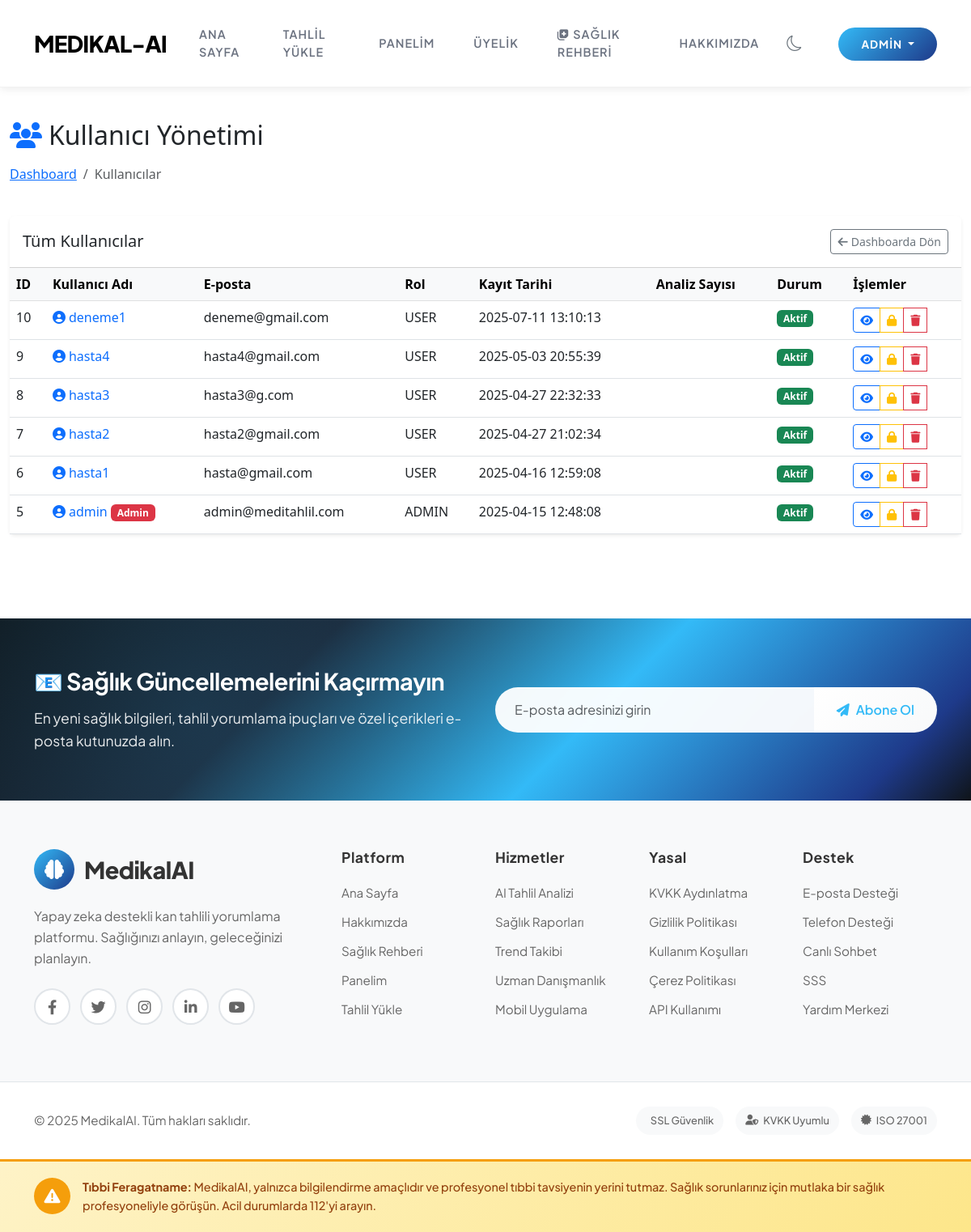
Page /admin/users (signed in) on the committed database.
### tables this page shows
CREATE TABLE users (
        id INTEGER PRIMARY KEY AUTOINCREMENT,
        username TEXT UNIQUE NOT NULL,
        password TEXT NOT NULL,
        email TEXT UNIQUE NOT NULL,
        created_at TIMESTAMP DEFAULT CURRENT_TIMESTAMP
    , role TEXT DEFAULT 'user', is_active BOOLEAN DEFAULT 1, login_count INTEGER DEFAULT 0, subscription_plan TEXT DEFAULT 'free', stripe_customer_id TEXT, subscription_status TEXT DEFAULT 'active', subscription_end_date TIMESTAMP);

### app.py (the view)
@app.route('/admin/users')
@admin_required
def admin_users():
    conn = sqlite3.connect(DB_PATH)
    conn.row_factory = sqlite3.Row
    c = conn.cursor()
    c.execute("SELECT * FROM users ORDER BY created_at DESC")
    users = c.fetchall()
    conn.close()
    return render_template('admin/users.html', users=users)

### templates/admin/users.html (shortened to what this page needs)
{% extends "layout.html" %}
{% block content %}
<div class="container-fluid py-4">
    <div class="row mb-4">
        <div class="col-md-12">
            <h2 class="mb-3"><i class="fas fa-users me-2 text-primary"></i>Kullanıcı Yönetimi</h2>
            <nav aria-label="breadcrumb">
                <ol class="breadcrumb">
                    <li class="breadcrumb-item"><a href="{{ url_for('admin_dashboard') }}">Dashboard</a></li>
                    <li class="breadcrumb-item active">Kullanıcılar</li>
                </ol>
            </nav>
        </div>
    </div>
    <div class="card border-0 shadow-sm">
        <div class="card-header bg-white py-3 d-flex justify-content-between align-items-center">
            <h5 class="mb-0">Tüm Kullanıcılar</h5>
            <a href="{{ url_for('admin_dashboard') }}" class="btn btn-outline-secondary btn-sm">
                <i class="fas fa-arrow-left me-1"></i>Dashboarda Dön
            </a>
        </div>
        <div class="card-body p-0">
            {% if users %}
            <div class="table-responsive">
                <table class="table table-hover mb-0">
                    <thead class="table-light">
                        <tr>
                            <th>ID</th>
                            <th>Kullanıcı Adı</th>
                            <th>E-posta</th>
                            <th>Rol</th>
                            <th>Kayıt Tarihi</th>
                            <th>Analiz Sayısı</th>
                            <th>Durum</th>
                            <th>İşlemler</th>
                        </tr>
                    </thead>
                    <tbody>
                        {% for user in users %}
                        <tr>
                            <td>{{ user.id }}</td>
                            <td>
                                <a href="{{ url_for('admin_user_detail', user_id=user.id) }}" class="text-decoration-none">
                                    <i class="fas fa-user-circle text-primary me-1"></i>{{ user.username }}
                                </a>
                                {% if user.role == 'admin' %}
                                <span class="badge bg-danger">Admin</span>
                                {% endif %}
                            </td>
                            <td>{{ user.email }}</td>
                            <td>{{ user.role|upper }}</td>
                            <td>{{ user.created_at }}</td>
                            <td>
                            </td>
                            <td>
                                {% if user.is_active %}
                                <span class="badge bg-success">Aktif</span>
                                {% else %}
                                <span class="badge bg-danger">Pasif</span>
                                {% endif %}
                            </td>
                            <td>
                                <div class="btn-group btn-group-sm" role="group">
                                    <a href="{{ url_for('admin_user_detail', user_id=user.id) }}" class="btn btn-outline-primary" title="Görüntüle">
                                        <i class="fas fa-eye"></i>
                                    </a>
                                    {% if user.id != 1 %}
                                    <a href="{{ url_for('admin_toggle_user', user_id=user.id) }}" class="btn btn-outline-warning" title="{{ 'Pasif Yap' if user.is_active else 'Aktif Yap' }}">
                                        {% if user.is_active %}
                                        <i class="fas fa-lock"></i>
                                        {% else %}
                                        <i class="fas fa-lock-open"></i>
                                        {% endif %}
                                    </a>
                                    <button type="button" class="btn btn-outline-danger" title="Sil" data-bs-toggle="modal" data-bs-target="#deleteModal{{ user.id }}">
                                        <i class="fas fa-trash"></i>
                                    </button>
                                    {% endif %}
                                </div>
                            </td>
                        </tr>
                        {% endfor %}
                    </tbody>
                </table>
            </div>
            {% else %}
            <div class="text-center py-5">
                <i class="fas fa-users text-muted mb-3" style="font-size: 3rem;"></i>
                <h5>Henüz kullanıcı bulunmuyor.</h5>
            </div>
            {% endif %}
        </div>
    </div>
</div>
{% endblock %}

### templates/layout.html (style rules this page uses)
body { min-height: 100vh; display: flex; flex-direction: column; transition: background-color 0.3s ease, color 0.3s ease; }

### rows in the picture
users: id "10", username "deneme1", email "deneme@gmail.com", role "USER", created_at "2025-07-11 13:10:13", is_active "Aktif"
users: id "9", username "hasta4", email "hasta4@gmail.com", role "USER", created_at "2025-05-03 20:55:39", is_active "Aktif"
users: id "8", username "hasta3", email "hasta3@g.com", role "USER", created_at "2025-04-27 22:32:33", is_active "Aktif"
users: id "7", username "hasta2", email "hasta2@gmail.com", role "USER", created_at "2025-04-27 21:02:34", is_active "Aktif"
users: id "6", username "hasta1", email "hasta@gmail.com", role "USER", created_at "2025-04-16 12:59:08", is_active "Aktif"
users: id "5", username "admin", shows "Admin", email "admin@meditahlil.com", role "ADMIN", created_at "2025-04-15 12:48:08", is_active "Aktif"

### other values in the picture
{{ session.username }} "ADMIN"
